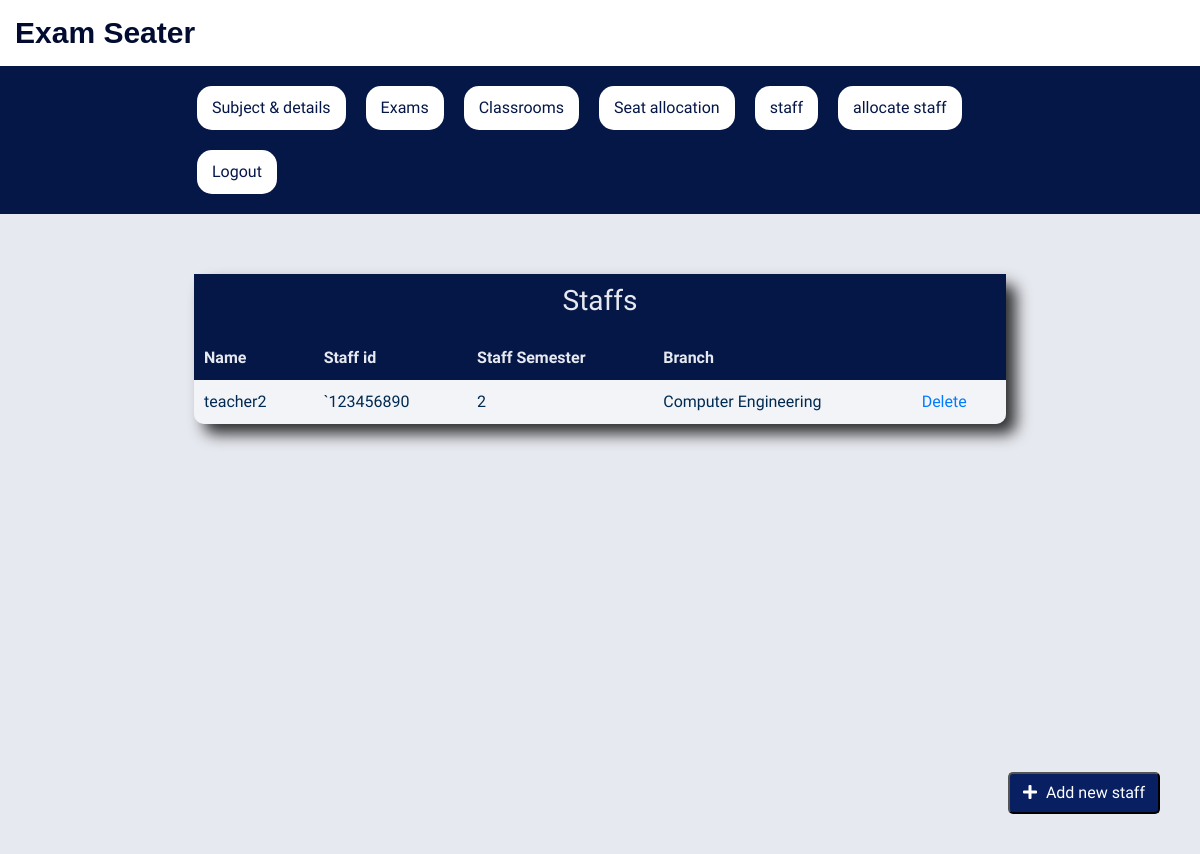
The page /examcontroller/viewstaff/ on the database its author committed.
### examcontroller/models.py (models this page shows, shortened)
class Staffprofile(models.Model):
    user=models.OneToOneField(Userprofile,null=True,blank=True,on_delete=models.CASCADE,related_name='staffid')
    staff_id=models.CharField(max_length=30,null=True,blank=True)
    subject=models.ForeignKey(Subject,null=True,blank=True,on_delete=models.CASCADE,related_name='staffsubject')
    is_active = models.BooleanField(max_length=20, null=False, default=True)
    created_at = models.DateTimeField(auto_now_add=True,null=True,blank=True)
    updated_at = models.DateTimeField(auto_now=True,null=True,blank=True)

class Subject(models.Model):
    branch = models.ForeignKey(Branch,on_delete=models.CASCADE,null=True, blank=True)
    semester = models.ForeignKey(Semester,on_delete=models.CASCADE,null=True,blank=True)
    subjectname = models.CharField(max_length=100, null=True, blank=True)
    subjectcode = models.CharField(max_length=100, null=True, blank=True, unique=True)
    autogeneratesubjectcode = models.CharField(max_length=100, null=True, blank=True)
    is_active = models.BooleanField(max_length=20, null=False, default=True)
    created_at = models.DateTimeField(auto_now_add=True, null=True, blank=True)
    updated_at = models.DateTimeField(auto_now=True, null=True, blank=True)

class Semester(models.Model):
    semestername = models.CharField(max_length=100,null=True,blank=True)
    is_active = models.BooleanField(max_length=20, null=False, default=True)
    created_at = models.DateTimeField(auto_now_add=True,null=True,blank=True)
    updated_at = models.DateTimeField(auto_now=True,null=True,blank=True)

class Branch(models.Model):
    branchname=models.CharField(max_length=100,null=True,blank=True)
    is_active = models.BooleanField(max_length=20, null=False, default=True)
    created_at = models.DateTimeField(auto_now_add=True, null=True, blank=True)
    updated_at = models.DateTimeField(auto_now=True, null=True, blank=True)

### user/models.py (models this page shows)
class Userprofile(AbstractUser):
    dob=models.CharField(max_length=100,null=False,blank=False,default='')
    status =  models.CharField(max_length=20,null=False,choices=STATUS_CHOICES)
    is_active = models.BooleanField(max_length=20,null=False,default=True)
    user_type = models.CharField(max_length=20,null=False,choices=USER_TYPE_CHOICES)
    created_at = models.DateTimeField(auto_now_add=True)
    updated_at = models.DateTimeField(auto_now=True)

### examcontroller/views.py (the view)
# urls.py: path('viewstaff/', ViewStaff.as_view()),
class ViewStaff(View):
    def get(self,request):
        staff_instances = Staffprofile.objects.filter(is_active=True).all()
        return render(request, 'staff.html',{'staff_instances':staff_instances})

### templates/staff.html
{% extends 'base.html' %}
{% block content %}
        <table class="assign-table">
                <button class="add-student-btn"><a href="/examcontroller/addstaff" class="btn"><i class="fas fa-plus"></i> Add new staff</a></button>
                <thead>
                   <tr>
                      <th colspan="5" style="text-align: center;"><h3>Staffs</h3></th>
                   </tr>
                    <tr>
                        <th>Name</th>
                        <th>Staff id</th>
                        <th>Staff Semester</th>
                        <th>Branch</th>
                        <th></th>
                    </tr>
                </thead>
                <tbody>
                {% for s in staff_instances %}
                    <tr>
                        <td>{{s.user.first_name}}</td>
                        <td>{{s.staff_id}}</td>
                        <td>{{s.subject.semester.semestername}}</td>
                        <td>{{s.subject.branch.branchname}}</td>
                        <td><a href="/examcontroller/deletestaff/{{s.id}}">Delete</a></td>
                    </tr>
                {% endfor %}
                </tbody>
            </table>
       </div>
    </div>
{% endblock %}

### static/style.css (style rules this page uses)
:root { --color1: #051747; --color2: #535f80; --color3: #081f62; --color4: #e7e9f0; }
* { margin: 0; padding: 0; box-sizing: border-box; font-family: 'Cute Font', sans-serif; font-family: 'Exo 2', sans-serif; }
.add-student-btn { background-color: var(--color3); border-radius: 5px; cursor: pointer; position: fixed; bottom: 40px; right: 40px; }
.add-student-btn .btn { color: #fff; }
.add-student-btn i { margin-right: 5px; }
table { width: 100%; border-collapse: collapse; box-shadow: 0 0 20px rgba(0, 0, 0, 0.1); background-color: rgba(255,255,255,0.5); color: var(--color4); }
th { color: var(--color4); background-color: var(--color1); }
th, td { padding: 10px; text-align: left; }
td { color: #012a52; }
thead { background-color:var(--color1); color: #fff; }

### static/styles.css (style rules this page uses)
.assign-table { width: 100%; max-width: 70%; margin: auto; margin-top: 40px; border-radius: 10px; color: #323131; box-shadow: 10px 10px 15px rgba(0, 0, 0, 0.8) }

### rows shown on the page
Staffprofile: user.first_name "teacher2", staff_id "`123456890", subject.semester.semestername "2", subject.branch.branchname "Computer Engineering"
